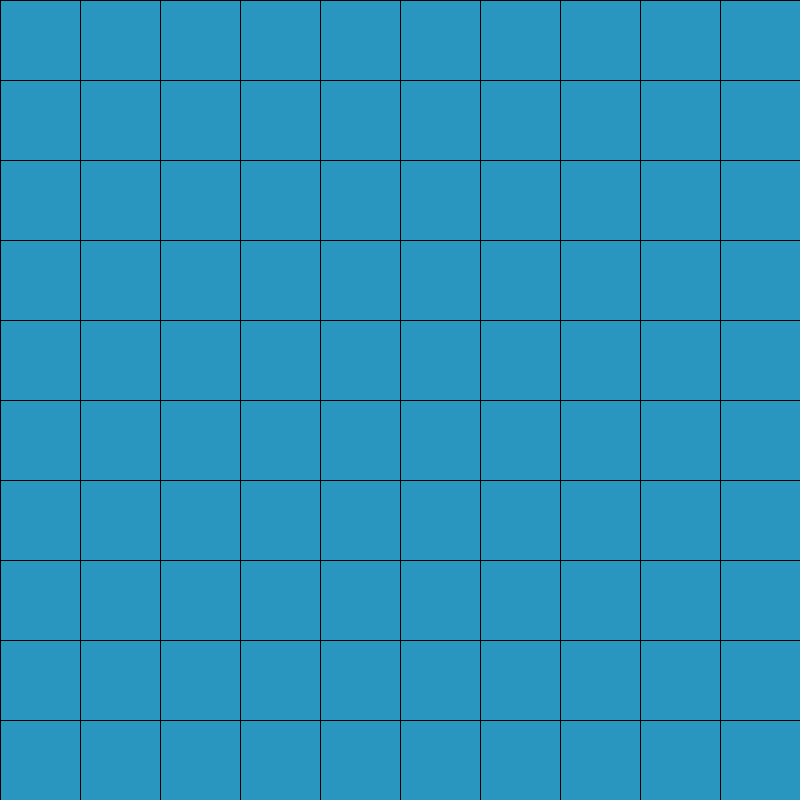
Frame 1 (no input)
Frame 60 (the mouse pressed at the canvas centre just before this capture): identical to frame 1, image omitted
Frame 120 (the mouse held since frame 60 and released just before this capture): identical to frame 1, image omitted

The Processing sketch that drew this single still picture (run headless with seeded random() and noise(); from frame 60 on, the mouse is pressed at the canvas centre):

// Processing sketch: testing_ex18
// ── testing_ex18.pde
int tam = 80;
int nq = width/tam;
color blue = color(40, 150, 190);
color purple = color(150, 40, 190);
void setup() {
  size(800, 800);
}
void draw() {

      for (int x = 0; x < width; x+=tam) {
        for (int y = 0; y < height; y+=tam) {
          if (x%2==0) {
            fill(blue);
          } else {
            fill(purple);
          }
          rect(x, y, tam, tam);
        }
      }

}


//incrementar size de forma a fazer grelha + alterar cor de um a um 

// ── Quadrado.pde

class Quadrado {
  float posX, posY, tamanho;
  color black = color(0, 0, 0);
  color white = color(255, 255, 255);
  boolean flag;

  Quadrado (float x, float y, float t, boolean f) {
    posX = x;
    posY = y;
    tamanho = t;
    flag = f;
  }

  void desenha () {
    //noStroke ();
    if(flag){
      fill (white);
    }else{
      fill(black);
    }
    rect (posX, posY, tamanho, tamanho);
  }
}
